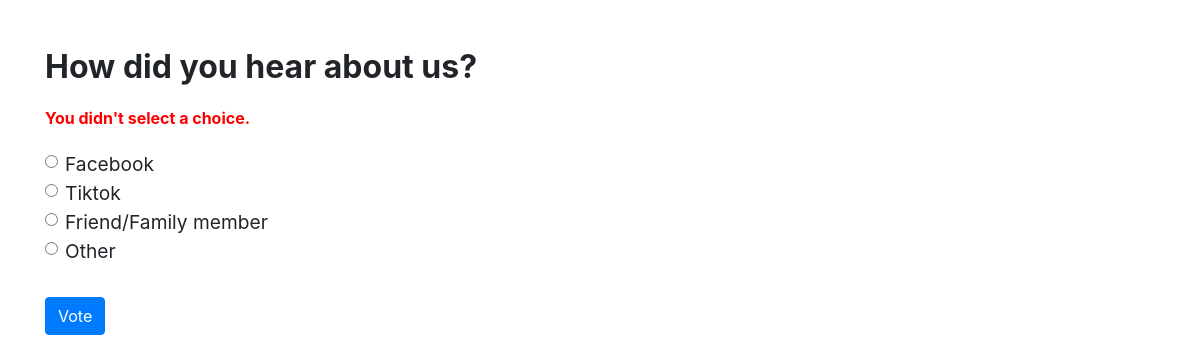
The page /polls/1/vote/ on the database its author committed.
### polls/models.py (models this page shows, shortened)
class Question(models.Model):
    question_text = models.CharField(max_length=200)
    pub_date = models.DateTimeField('date published')

class Choice(models.Model):
    question = models.ForeignKey(Question, on_delete=models.CASCADE)
    choice_text = models.CharField(max_length=200)
    votes = models.IntegerField(default=0)

### polls/views.py (the view)
# urls.py: path('<int:question_id>/vote/', views.vote, name='vote')
def vote(request, question_id):
    question = get_object_or_404(Question, pk=question_id)
    try:
        selected_choice = question.choice_set.get(
        pk=request.POST['choice']
        )
    except (KeyError, Choice.DoesNotExist):
        return render(request, 'polls/detail.html', {
        'question': question,
        'error_message': "You didn't select a choice."
        })
    else:
        selected_choice.votes += 1
        selected_choice.save()
        return HttpResponseRedirect(
        reverse('polls:results', args=(question_id,))
        )

### polls/templates/polls/detail.html (shortened to what this page needs)
<!DOCTYPE html>
<html lang="en">
<head>
  <link rel="stylesheet" href="https://stackpath.bootstrapcdn.com/bootstrap/4.5.2/css/bootstrap.min.css">
</head>
<body>
  <div class="container mt-5">
    <h1 class="question-heading">{{ question.question_text }}</h1>
    {% if error_message %}
    <p class="error-message">{{ error_message }}</p>
    {% endif %}
    <form action="{% url 'polls:vote' question.id %}" method="post" class="vote-form">
      <div class="form-group">
        {% for choice in question.choice_set.all %}
        <div class="form-check">
          <input class="form-check-input" type="radio" name="choice" id="choice{{ forloop.counter }}" value="{{ choice.id }}">
          <label class="form-check-label choice-label" for="choice{{ forloop.counter }}">
            {{ choice.choice_text }}
          </label>
        </div>
        {% endfor %}
      </div>
      <button type="submit" class="btn btn-primary submit-btn">Vote</button>
    </form>
  </div>
</body>
</html>

### polls/templates/polls/detail.html (style rules this page uses)
.question-heading { font-size: 2rem; font-weight: bold; margin-bottom: 20px; }
.error-message { color: red; font-weight: bold; margin-bottom: 15px; }
.choice-label { font-size: 1.2rem; }
.vote-form { margin-top: 20px; }
.submit-btn { margin-top: 15px; }

### rows shown on the page
Question: question_text "How did you hear about us?"
Choice: choice_text "Facebook"
Choice: choice_text "Tiktok"
Choice: choice_text "Friend/Family member"
Choice: choice_text "Other"

### other values the page prints
{{ error_message }} "You didn't select a choice."
